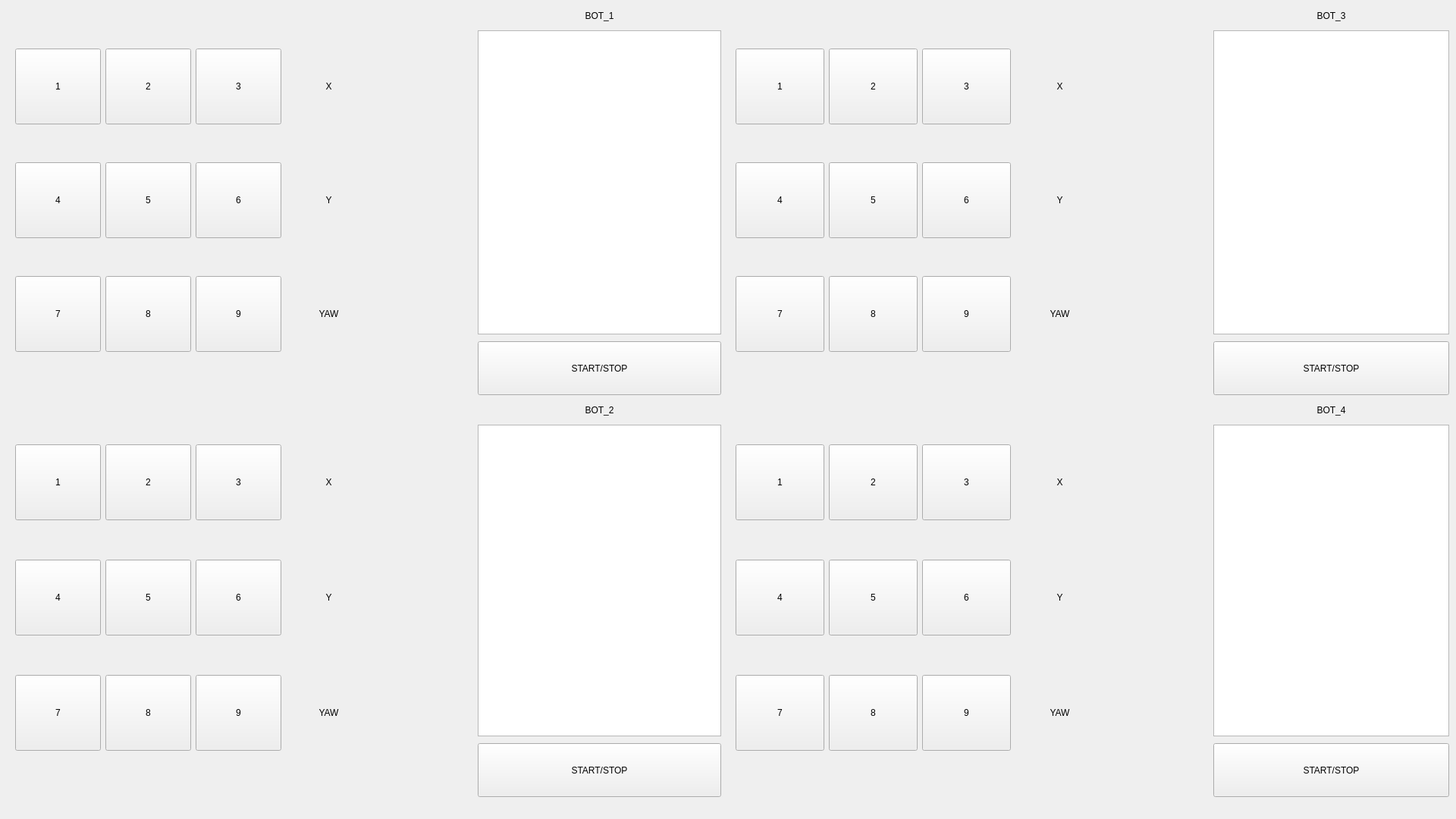
<?xml version="1.0" encoding="UTF-8"?>
<ui version="4.0">
 <class>MainWindow</class>
 <widget class="QMainWindow" name="MainWindow">
  <property name="geometry">
   <rect>
    <x>0</x>
    <y>0</y>
    <width>1920</width>
    <height>1080</height>
   </rect>
  </property>
  <property name="minimumSize">
   <size>
    <width>0</width>
    <height>0</height>
   </size>
  </property>
  <property name="windowTitle">
   <string>MainWindow</string>
  </property>
  <widget class="QWidget" name="centralWidget">
   <widget class="QWidget" name="gridLayoutWidget">
    <property name="geometry">
     <rect>
      <x>9</x>
      <y>9</y>
      <width>611</width>
      <height>511</height>
     </rect>
    </property>
    <layout class="QGridLayout" name="gridLayout">
     <item row="1" column="3">
      <widget class="QLabel" name="label_2">
       <property name="text">
        <string>Y</string>
       </property>
       <property name="alignment">
        <set>Qt::AlignCenter</set>
       </property>
      </widget>
     </item>
     <item row="2" column="3">
      <widget class="QLabel" name="label_3">
       <property name="text">
        <string>YAW</string>
       </property>
       <property name="alignment">
        <set>Qt::AlignCenter</set>
       </property>
      </widget>
     </item>
     <item row="0" column="1">
      <widget class="QPushButton" name="pushButton_2">
       <property name="minimumSize">
        <size>
         <width>0</width>
         <height>100</height>
        </size>
       </property>
       <property name="text">
        <string>2</string>
       </property>
      </widget>
     </item>
     <item row="2" column="1">
      <widget class="QPushButton" name="pushButton_8">
       <property name="minimumSize">
        <size>
         <width>0</width>
         <height>100</height>
        </size>
       </property>
       <property name="text">
        <string>8</string>
       </property>
      </widget>
     </item>
     <item row="0" column="0">
      <widget class="QPushButton" name="pushButton">
       <property name="minimumSize">
        <size>
         <width>0</width>
         <height>100</height>
        </size>
       </property>
       <property name="text">
        <string>1</string>
       </property>
      </widget>
     </item>
     <item row="2" column="2">
      <widget class="QPushButton" name="pushButton_9">
       <property name="minimumSize">
        <size>
         <width>0</width>
         <height>100</height>
        </size>
       </property>
       <property name="text">
        <string>9</string>
       </property>
      </widget>
     </item>
     <item row="2" column="0">
      <widget class="QPushButton" name="pushButton_7">
       <property name="minimumSize">
        <size>
         <width>0</width>
         <height>100</height>
        </size>
       </property>
       <property name="text">
        <string>7</string>
       </property>
      </widget>
     </item>
     <item row="0" column="3">
      <widget class="QLabel" name="label">
       <property name="text">
        <string>X</string>
       </property>
       <property name="alignment">
        <set>Qt::AlignCenter</set>
       </property>
      </widget>
     </item>
     <item row="1" column="1">
      <widget class="QPushButton" name="pushButton_5">
       <property name="minimumSize">
        <size>
         <width>0</width>
         <height>100</height>
        </size>
       </property>
       <property name="text">
        <string>5</string>
       </property>
      </widget>
     </item>
     <item row="1" column="2">
      <widget class="QPushButton" name="pushButton_6">
       <property name="minimumSize">
        <size>
         <width>0</width>
         <height>100</height>
        </size>
       </property>
       <property name="text">
        <string>6</string>
       </property>
      </widget>
     </item>
     <item row="1" column="0">
      <widget class="QPushButton" name="pushButton_4">
       <property name="minimumSize">
        <size>
         <width>0</width>
         <height>100</height>
        </size>
       </property>
       <property name="text">
        <string>4</string>
       </property>
      </widget>
     </item>
     <item row="0" column="2">
      <widget class="QPushButton" name="pushButton_3">
       <property name="minimumSize">
        <size>
         <width>0</width>
         <height>100</height>
        </size>
       </property>
       <property name="text">
        <string>3</string>
       </property>
      </widget>
     </item>
     <item row="0" column="4">
      <widget class="QLabel" name="label_4">
       <property name="text">
        <string/>
       </property>
      </widget>
     </item>
     <item row="1" column="4">
      <widget class="QLabel" name="label_5">
       <property name="text">
        <string/>
       </property>
      </widget>
     </item>
     <item row="2" column="4">
      <widget class="QLabel" name="label_6">
       <property name="text">
        <string/>
       </property>
      </widget>
     </item>
    </layout>
   </widget>
   <widget class="QListView" name="listView">
    <property name="geometry">
     <rect>
      <x>630</x>
      <y>40</y>
      <width>321</width>
      <height>401</height>
     </rect>
    </property>
   </widget>
   <widget class="QWidget" name="gridLayoutWidget_2">
    <property name="geometry">
     <rect>
      <x>9</x>
      <y>529</y>
      <width>611</width>
      <height>521</height>
     </rect>
    </property>
    <layout class="QGridLayout" name="gridLayout_2">
     <item row="1" column="3">
      <widget class="QLabel" name="label_7">
       <property name="text">
        <string>Y</string>
       </property>
       <property name="alignment">
        <set>Qt::AlignCenter</set>
       </property>
      </widget>
     </item>
     <item row="2" column="3">
      <widget class="QLabel" name="label_8">
       <property name="text">
        <string>YAW</string>
       </property>
       <property name="alignment">
        <set>Qt::AlignCenter</set>
       </property>
      </widget>
     </item>
     <item row="0" column="1">
      <widget class="QPushButton" name="pushButton_10">
       <property name="minimumSize">
        <size>
         <width>0</width>
         <height>100</height>
        </size>
       </property>
       <property name="text">
        <string>2</string>
       </property>
      </widget>
     </item>
     <item row="2" column="1">
      <widget class="QPushButton" name="pushButton_11">
       <property name="minimumSize">
        <size>
         <width>0</width>
         <height>100</height>
        </size>
       </property>
       <property name="text">
        <string>8</string>
       </property>
      </widget>
     </item>
     <item row="0" column="0">
      <widget class="QPushButton" name="pushButton_12">
       <property name="minimumSize">
        <size>
         <width>0</width>
         <height>100</height>
        </size>
       </property>
       <property name="text">
        <string>1</string>
       </property>
      </widget>
     </item>
     <item row="2" column="2">
      <widget class="QPushButton" name="pushButton_13">
       <property name="minimumSize">
        <size>
         <width>0</width>
         <height>100</height>
        </size>
       </property>
       <property name="text">
        <string>9</string>
       </property>
      </widget>
     </item>
     <item row="2" column="0">
      <widget class="QPushButton" name="pushButton_14">
       <property name="minimumSize">
        <size>
         <width>0</width>
         <height>100</height>
        </size>
       </property>
       <property name="text">
        <string>7</string>
       </property>
      </widget>
     </item>
     <item row="0" column="3">
      <widget class="QLabel" name="label_9">
       <property name="text">
        <string>X</string>
       </property>
       <property name="alignment">
        <set>Qt::AlignCenter</set>
       </property>
      </widget>
     </item>
     <item row="1" column="1">
      <widget class="QPushButton" name="pushButton_15">
       <property name="minimumSize">
        <size>
         <width>0</width>
         <height>100</height>
        </size>
       </property>
       <property name="text">
        <string>5</string>
       </property>
      </widget>
     </item>
     <item row="1" column="2">
      <widget class="QPushButton" name="pushButton_16">
       <property name="minimumSize">
        <size>
         <width>0</width>
         <height>100</height>
        </size>
       </property>
       <property name="text">
        <string>6</string>
       </property>
      </widget>
     </item>
     <item row="1" column="0">
      <widget class="QPushButton" name="pushButton_17">
       <property name="minimumSize">
        <size>
         <width>0</width>
         <height>100</height>
        </size>
       </property>
       <property name="text">
        <string>4</string>
       </property>
      </widget>
     </item>
     <item row="0" column="2">
      <widget class="QPushButton" name="pushButton_18">
       <property name="minimumSize">
        <size>
         <width>0</width>
         <height>100</height>
        </size>
       </property>
       <property name="text">
        <string>3</string>
       </property>
      </widget>
     </item>
     <item row="0" column="4">
      <widget class="QLabel" name="label_10">
       <property name="text">
        <string/>
       </property>
      </widget>
     </item>
     <item row="1" column="4">
      <widget class="QLabel" name="label_11">
       <property name="text">
        <string/>
       </property>
      </widget>
     </item>
     <item row="2" column="4">
      <widget class="QLabel" name="label_12">
       <property name="text">
        <string/>
       </property>
      </widget>
     </item>
    </layout>
   </widget>
   <widget class="QListView" name="listView_2">
    <property name="geometry">
     <rect>
      <x>630</x>
      <y>560</y>
      <width>321</width>
      <height>411</height>
     </rect>
    </property>
   </widget>
   <widget class="QWidget" name="gridLayoutWidget_3">
    <property name="geometry">
     <rect>
      <x>959</x>
      <y>9</y>
      <width>631</width>
      <height>511</height>
     </rect>
    </property>
    <layout class="QGridLayout" name="gridLayout_3">
     <item row="1" column="3">
      <widget class="QLabel" name="label_13">
       <property name="text">
        <string>Y</string>
       </property>
       <property name="alignment">
        <set>Qt::AlignCenter</set>
       </property>
      </widget>
     </item>
     <item row="2" column="3">
      <widget class="QLabel" name="label_14">
       <property name="text">
        <string>YAW</string>
       </property>
       <property name="alignment">
        <set>Qt::AlignCenter</set>
       </property>
      </widget>
     </item>
     <item row="0" column="1">
      <widget class="QPushButton" name="pushButton_19">
       <property name="minimumSize">
        <size>
         <width>0</width>
         <height>100</height>
        </size>
       </property>
       <property name="text">
        <string>2</string>
       </property>
      </widget>
     </item>
     <item row="2" column="1">
      <widget class="QPushButton" name="pushButton_20">
       <property name="minimumSize">
        <size>
         <width>0</width>
         <height>100</height>
        </size>
       </property>
       <property name="text">
        <string>8</string>
       </property>
      </widget>
     </item>
     <item row="0" column="0">
      <widget class="QPushButton" name="pushButton_21">
       <property name="minimumSize">
        <size>
         <width>0</width>
         <height>100</height>
        </size>
       </property>
       <property name="text">
        <string>1</string>
       </property>
      </widget>
     </item>
     <item row="2" column="2">
      <widget class="QPushButton" name="pushButton_22">
       <property name="minimumSize">
        <size>
         <width>0</width>
         <height>100</height>
        </size>
       </property>
       <property name="text">
        <string>9</string>
       </property>
      </widget>
     </item>
     <item row="2" column="0">
      <widget class="QPushButton" name="pushButton_23">
       <property name="minimumSize">
        <size>
         <width>0</width>
         <height>100</height>
        </size>
       </property>
       <property name="text">
        <string>7</string>
       </property>
      </widget>
     </item>
     <item row="0" column="3">
      <widget class="QLabel" name="label_15">
       <property name="text">
        <string>X</string>
       </property>
       <property name="alignment">
        <set>Qt::AlignCenter</set>
       </property>
      </widget>
     </item>
     <item row="1" column="1">
      <widget class="QPushButton" name="pushButton_24">
       <property name="minimumSize">
        <size>
         <width>0</width>
         <height>100</height>
        </size>
       </property>
       <property name="text">
        <string>5</string>
       </property>
      </widget>
     </item>
     <item row="1" column="2">
      <widget class="QPushButton" name="pushButton_25">
       <property name="minimumSize">
        <size>
         <width>0</width>
         <height>100</height>
        </size>
       </property>
       <property name="text">
        <string>6</string>
       </property>
      </widget>
     </item>
     <item row="1" column="0">
      <widget class="QPushButton" name="pushButton_26">
       <property name="minimumSize">
        <size>
         <width>0</width>
         <height>100</height>
        </size>
       </property>
       <property name="text">
        <string>4</string>
       </property>
      </widget>
     </item>
     <item row="0" column="2">
      <widget class="QPushButton" name="pushButton_27">
       <property name="minimumSize">
        <size>
         <width>0</width>
         <height>100</height>
        </size>
       </property>
       <property name="text">
        <string>3</string>
       </property>
      </widget>
     </item>
     <item row="0" column="4">
      <widget class="QLabel" name="label_16">
       <property name="text">
        <string/>
       </property>
      </widget>
     </item>
     <item row="1" column="4">
      <widget class="QLabel" name="label_17">
       <property name="text">
        <string/>
       </property>
      </widget>
     </item>
     <item row="2" column="4">
      <widget class="QLabel" name="label_18">
       <property name="text">
        <string/>
       </property>
      </widget>
     </item>
    </layout>
   </widget>
   <widget class="QListView" name="listView_3">
    <property name="geometry">
     <rect>
      <x>1600</x>
      <y>40</y>
      <width>311</width>
      <height>401</height>
     </rect>
    </property>
   </widget>
   <widget class="QWidget" name="gridLayoutWidget_4">
    <property name="geometry">
     <rect>
      <x>959</x>
      <y>529</y>
      <width>631</width>
      <height>521</height>
     </rect>
    </property>
    <layout class="QGridLayout" name="gridLayout_4">
     <item row="1" column="3">
      <widget class="QLabel" name="label_19">
       <property name="text">
        <string>Y</string>
       </property>
       <property name="alignment">
        <set>Qt::AlignCenter</set>
       </property>
      </widget>
     </item>
     <item row="2" column="3">
      <widget class="QLabel" name="label_20">
       <property name="text">
        <string>YAW</string>
       </property>
       <property name="alignment">
        <set>Qt::AlignCenter</set>
       </property>
      </widget>
     </item>
     <item row="0" column="1">
      <widget class="QPushButton" name="pushButton_28">
       <property name="minimumSize">
        <size>
         <width>0</width>
         <height>100</height>
        </size>
       </property>
       <property name="text">
        <string>2</string>
       </property>
      </widget>
     </item>
     <item row="2" column="1">
      <widget class="QPushButton" name="pushButton_29">
       <property name="minimumSize">
        <size>
         <width>0</width>
         <height>100</height>
        </size>
       </property>
       <property name="text">
        <string>8</string>
       </property>
      </widget>
     </item>
     <item row="0" column="0">
      <widget class="QPushButton" name="pushButton_30">
       <property name="minimumSize">
        <size>
         <width>0</width>
         <height>100</height>
        </size>
       </property>
       <property name="text">
        <string>1</string>
       </property>
      </widget>
     </item>
     <item row="2" column="2">
      <widget class="QPushButton" name="pushButton_31">
       <property name="minimumSize">
        <size>
         <width>0</width>
         <height>100</height>
        </size>
       </property>
       <property name="text">
        <string>9</string>
       </property>
      </widget>
     </item>
     <item row="2" column="0">
      <widget class="QPushButton" name="pushButton_32">
       <property name="minimumSize">
        <size>
         <width>0</width>
         <height>100</height>
        </size>
       </property>
       <property name="text">
        <string>7</string>
       </property>
      </widget>
     </item>
     <item row="0" column="3">
      <widget class="QLabel" name="label_21">
       <property name="text">
        <string>X</string>
       </property>
       <property name="alignment">
        <set>Qt::AlignCenter</set>
       </property>
      </widget>
     </item>
     <item row="1" column="1">
      <widget class="QPushButton" name="pushButton_33">
       <property name="minimumSize">
        <size>
         <width>0</width>
         <height>100</height>
        </size>
       </property>
       <property name="text">
        <string>5</string>
       </property>
      </widget>
     </item>
     <item row="1" column="2">
      <widget class="QPushButton" name="pushButton_34">
       <property name="minimumSize">
        <size>
         <width>0</width>
         <height>100</height>
        </size>
       </property>
       <property name="text">
        <string>6</string>
       </property>
      </widget>
     </item>
     <item row="1" column="0">
      <widget class="QPushButton" name="pushButton_35">
       <property name="minimumSize">
        <size>
         <width>0</width>
         <height>100</height>
        </size>
       </property>
       <property name="text">
        <string>4</string>
       </property>
      </widget>
     </item>
     <item row="0" column="2">
      <widget class="QPushButton" name="pushButton_36">
       <property name="minimumSize">
        <size>
         <width>0</width>
         <height>100</height>
        </size>
       </property>
       <property name="text">
        <string>3</string>
       </property>
      </widget>
     </item>
     <item row="0" column="4">
      <widget class="QLabel" name="label_22">
       <property name="text">
        <string/>
       </property>
      </widget>
     </item>
     <item row="1" column="4">
      <widget class="QLabel" name="label_23">
       <property name="text">
        <string/>
       </property>
      </widget>
     </item>
     <item row="2" column="4">
      <widget class="QLabel" name="label_24">
       <property name="text">
        <string/>
       </property>
      </widget>
     </item>
    </layout>
   </widget>
   <widget class="QListView" name="listView_4">
    <property name="geometry">
     <rect>
      <x>1600</x>
      <y>560</y>
      <width>311</width>
      <height>411</height>
     </rect>
    </property>
   </widget>
   <widget class="QPushButton" name="pushButton_37">
    <property name="geometry">
     <rect>
      <x>630</x>
      <y>450</y>
      <width>321</width>
      <height>71</height>
     </rect>
    </property>
    <property name="text">
     <string>START/STOP</string>
    </property>
   </widget>
   <widget class="QPushButton" name="pushButton_38">
    <property name="geometry">
     <rect>
      <x>630</x>
      <y>980</y>
      <width>321</width>
      <height>71</height>
     </rect>
    </property>
    <property name="text">
     <string>START/STOP</string>
    </property>
   </widget>
   <widget class="QPushButton" name="pushButton_39">
    <property name="geometry">
     <rect>
      <x>1600</x>
      <y>450</y>
      <width>311</width>
      <height>71</height>
     </rect>
    </property>
    <property name="text">
     <string>START/STOP</string>
    </property>
   </widget>
   <widget class="QPushButton" name="pushButton_40">
    <property name="geometry">
     <rect>
      <x>1600</x>
      <y>980</y>
      <width>311</width>
      <height>71</height>
     </rect>
    </property>
    <property name="text">
     <string>START/STOP</string>
    </property>
   </widget>
   <widget class="QLabel" name="label_25">
    <property name="geometry">
     <rect>
      <x>630</x>
      <y>10</y>
      <width>321</width>
      <height>21</height>
     </rect>
    </property>
    <property name="text">
     <string>BOT_1</string>
    </property>
    <property name="alignment">
     <set>Qt::AlignCenter</set>
    </property>
   </widget>
   <widget class="QLabel" name="label_26">
    <property name="geometry">
     <rect>
      <x>630</x>
      <y>530</y>
      <width>321</width>
      <height>21</height>
     </rect>
    </property>
    <property name="text">
     <string>BOT_2</string>
    </property>
    <property name="alignment">
     <set>Qt::AlignCenter</set>
    </property>
   </widget>
   <widget class="QLabel" name="label_27">
    <property name="geometry">
     <rect>
      <x>1600</x>
      <y>10</y>
      <width>311</width>
      <height>21</height>
     </rect>
    </property>
    <property name="text">
     <string>BOT_3</string>
    </property>
    <property name="alignment">
     <set>Qt::AlignCenter</set>
    </property>
   </widget>
   <widget class="QLabel" name="label_28">
    <property name="geometry">
     <rect>
      <x>1600</x>
      <y>530</y>
      <width>311</width>
      <height>21</height>
     </rect>
    </property>
    <property name="text">
     <string>BOT_4</string>
    </property>
    <property name="alignment">
     <set>Qt::AlignCenter</set>
    </property>
   </widget>
  </widget>
 </widget>
 <layoutdefault spacing="6" margin="11"/>
 <resources/>
 <connections/>
</ui>
